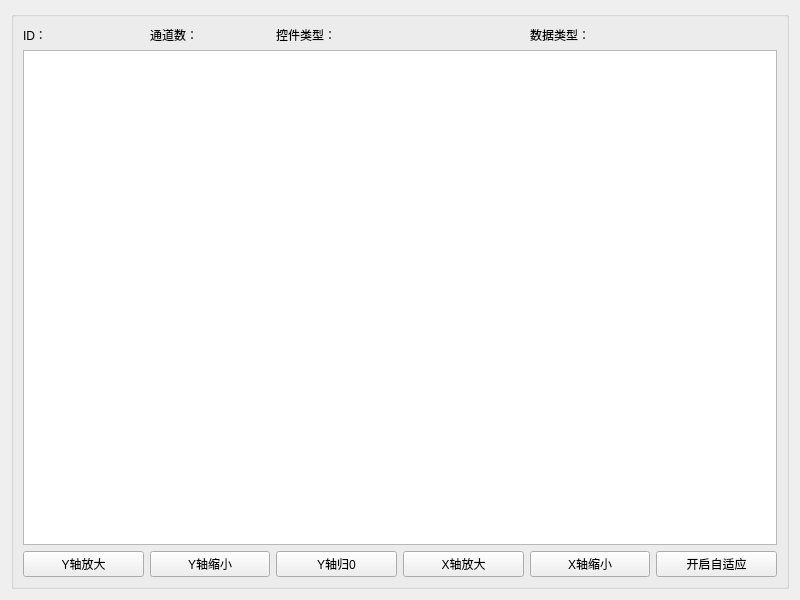
<?xml version="1.0" encoding="UTF-8"?>
<ui version="4.0">
 <class>From</class>
 <widget class="QWidget" name="From">
  <property name="geometry">
   <rect>
    <x>0</x>
    <y>0</y>
    <width>800</width>
    <height>600</height>
   </rect>
  </property>
  <property name="windowTitle">
   <string>Form</string>
  </property>
  <layout class="QGridLayout" name="gridLayout_2">
   <item row="0" column="0">
    <widget class="QGroupBox" name="groupBox">
     <property name="title">
      <string/>
     </property>
     <layout class="QGridLayout" name="gridLayout">
      <item row="2" column="3">
       <widget class="QPushButton" name="XaxisZoomPbtn">
        <property name="text">
         <string>X轴放大</string>
        </property>
       </widget>
      </item>
      <item row="2" column="5">
       <widget class="QPushButton" name="SwitchAdaptivePbtn">
        <property name="text">
         <string>开启自适应</string>
        </property>
       </widget>
      </item>
      <item row="1" column="0" colspan="6">
       <widget class="QChartView" name="graphicsView"/>
      </item>
      <item row="0" column="0">
       <widget class="QLabel" name="IDLab">
        <property name="text">
         <string>ID：</string>
        </property>
       </widget>
      </item>
      <item row="2" column="0">
       <widget class="QPushButton" name="YaxisZoomPbtn">
        <property name="text">
         <string>Y轴放大</string>
        </property>
       </widget>
      </item>
      <item row="2" column="4">
       <widget class="QPushButton" name="XaxisShrinkPbtn">
        <property name="text">
         <string>X轴缩小</string>
        </property>
       </widget>
      </item>
      <item row="2" column="1">
       <widget class="QPushButton" name="YaxisShrinkPbtn">
        <property name="text">
         <string>Y轴缩小</string>
        </property>
       </widget>
      </item>
      <item row="2" column="2">
       <widget class="QPushButton" name="YaxisZeroPbtn">
        <property name="text">
         <string>Y轴归0</string>
        </property>
       </widget>
      </item>
      <item row="0" column="1">
       <widget class="QLabel" name="ChannelsLab">
        <property name="text">
         <string>通道数：</string>
        </property>
       </widget>
      </item>
      <item row="0" column="4" colspan="2">
       <widget class="QLabel" name="DataTypeLab">
        <property name="text">
         <string>数据类型：</string>
        </property>
       </widget>
      </item>
      <item row="0" column="2" colspan="2">
       <widget class="QLabel" name="SeriesTypeLab">
        <property name="text">
         <string>控件类型：</string>
        </property>
       </widget>
      </item>
     </layout>
    </widget>
   </item>
  </layout>
 </widget>
 <customwidgets>
  <customwidget>
   <class>QChartView</class>
   <extends>QGraphicsView</extends>
   <header>PyQt5.QtChart</header>
  </customwidget>
 </customwidgets>
 <resources/>
 <connections/>
</ui>
